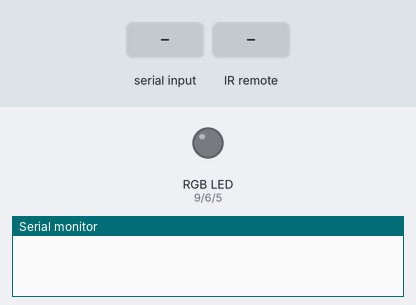
Bench run of a sketch on a simulated Arduino Uno, built with avr-gcc and run on an emulated ATmega328P. On the bench: an RGB LED mixed from three pins (HIGH = lit), the last lines printed to the serial monitor. Dashed ring = blinking. Inputs (shaded band) come from the test bench.

Above: at 1.2 s.
1.3 s: "1\n" received over Serial
At 1.55 s:
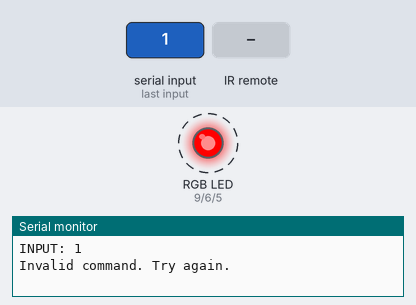
3.1 s: infrared code 0x1 received
Timing chart, 0 to 6.1 s (numbered marks = the images above; inputs shaded):
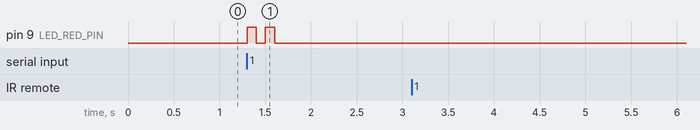

Measured:
- after the input at 1.3 s, pin 9 (LED_RED_PIN): alternates HIGH for 0.10 s and LOW for 0.10 s, 4 changes in all, then stays LOW, starting at once

The sketch:

LED-Strip-Controller.ino
```cpp
/**
 ************************************************************************
 *
 * @file:   main.ino
 * @brief   IR transciever firmware to control an LED strip
 * @author  Matthew Chow
 *
 ************************************************************************
*/

/* Includes -----------------------------------------------------------*/

#include <IRremote.h>

/* Typedefs --------------------------------------------------------------*/

typedef struct
{
    int short_key;
    String key;
    int val;
    String full_key;
} command;

/* Variables ----------------------------------------------------------*/

// IR transmit and receive
const int RX_PIN = 10;
const int TX_PIN = 11;

// RGB LED feeback
const int LED_RED_PIN = 9;
const int LED_GREEN_PIN = 6;
const int LED_BLUE_PIN = 5;

// Array of all possible command structures
const command commands_lookup[] = {
    {1, "UP", 0x5E, "Change Colour Up"},
    {2, "DOWN", 0x5A, "Change Colour Down"},
    {3, "BRIGHT", 0x0C, "Brightness Up"},
    {4, "DIM", 0x08, "Brightness Down"},
    {5, "WHITE", 0x1C, "Set Colour White"},
    {6, "RED", 0x42, "Set Colour Red"},
    {7, "BLUE", 0x4A, "Set Colour Blue"},
    {8, "GREEN", 0x52, "Set Colour Green"},
    {9, "TOGGLE", 0x45, "Toggle On / Off"}};

#define NUM_COMMANDS sizeof(commands_lookup) / sizeof(command)

/* Function Prototypes ------------------------------------------------*/

int get_key_val(String key);
String get_full_key(int value);
void serial_print_command(int value);
void ir_send_command();
void serial_log_receiver();
void rgb_write(int r, int g, int b);
void led_sequence(int sequence_type);

/* Setup Function -----------------------------------------------------*/

void setup()
{
    pinMode(LED_RED_PIN, OUTPUT);
    pinMode(LED_GREEN_PIN, OUTPUT);
    pinMode(LED_BLUE_PIN, OUTPUT);

    Serial.begin(9600);
    IrReceiver.begin(RX_PIN);
    IrSender.begin(TX_PIN, false); // turn off automatic feedback LED
}

/* Main Loop ----------------------------------------------------------*/

void loop()
{
    // Transmit data input is in the buffer
    while (Serial.available() != 0)
    {
        // Get serial input
        String input = Serial.readStringUntil('\n');
        Serial.print("INPUT: ");
        Serial.println(input);

        // Get the keyval struct member based on inputted string
        int value = get_key_val(input);

        // Not a valid command
        if (value == -1)
        {
            Serial.println("Invalid command. Try again.\n");
            // Red error indicator
            led_sequence(-1);
        }
        // Transmit command
        else
        {
            serial_print_command(value);
            ir_send_command(value);

            // Successful TX green indicator
            led_sequence(0);
        }
    }

    // Additional log for transmitted commands, printed to the serial monitor
    // The log is from received IR data, whereas other logs were generated strictly through software
    // This is a more accurate log of what has been sent over IR
    serial_log_receiver();
}

/* Function Definitions -----------------------------------------------*/

/**
 * Gets the val from a key of a command
 * @param key: string used to identify members of the command struct
 * @return: val member of the command struct
 */
int get_key_val(String key)
{
    for (int index = 0; index < NUM_COMMANDS; index++)
    {
        if (key.equalsIgnoreCase(commands_lookup[index].key))
        {
            return commands_lookup[index].val;
        }
    }
    return -1;
}

/**
 * Gets the full_key from a val of a command
 * @param value: value used to identify members of the command struct
 * @return: full_key member of the command struct
 */
String get_full_key(int value)
{
    for (int index = 0; index < NUM_COMMANDS; index++)
    {
        if (value == commands_lookup[index].val)
        {
            return commands_lookup[index].full_key;
        }
    }
    return "ERROR";
}

/**
 * Prints a command value, formatted for serial
 * @param: command value to be printed
 * @return: none
 */
void serial_print_command(int value)
{
    Serial.print("COMMAND CALLED: ");
    Serial.print(get_full_key(value));
    Serial.print(" (0x");
    Serial.print(value, HEX);
    Serial.print(")");
    Serial.println("\n");
}

/**
 * Sends NEC protocal IR data
 * @param: command to send via IR
 * @return: none
 */
void ir_send_command(int command_value)
{
    // TX values used for the sendNEC() function
    int aAddress = 0;
    uint_fast8_t aNumberOfRepeats = 0;
    bool aIsRepeat = false;

    // Send IR data using the NEC protocol
    IrSender.sendNEC(aAddress, command_value, aNumberOfRepeats, aIsRepeat);
}

/**
 * Receives and prints IR data to the serial monitor
 * @param: none
 * @return: none
 */
void serial_log_receiver()
{
    if (IrReceiver.decode())
    {
        if (IrReceiver.decodedIRData.command != 0)
        {
            //Serial.print("From Receiver: 0x");
            //Serial.print(IrReceiver.decodedIRData.command, HEX);
            Serial.print("RECEIVER: ");
            IrReceiver.printIRResultShort(&Serial);
            Serial.println("\n");

            // Successful RX blue indicator
            led_sequence(1);
        }
        IrReceiver.resume();
    }
}

/**
 * Write values to pins of an RGB LED
 * @param r: red colour strength
 * @param g: green colour strength
 * @param b: blue colour strength
 * @return: none
 */
void rgb_write(int red_val, int green_val, int blue_val)
{
    analogWrite(LED_RED_PIN, red_val);
    analogWrite(LED_GREEN_PIN, green_val);
    analogWrite(LED_BLUE_PIN, blue_val);
}

/**
 * Flash RGB LED to show data has been transmitted, received, or an error occured
 * @param type: -1: error / 0: TX / 1: RX
 * @return: none
 */
void led_sequence(int sequence_type)
{
    switch (sequence_type)
    {
    // Error: flash red 2 times
    case -1:
        for (int i = 0; i < 2; i++)
        {
            rgb_write(255, 0, 0);
            delay(100);
            rgb_write(0, 0, 0);
            delay(100);
        }
        break;

    // TX: green gradual flash
    case 0:
        for (int i = 0; i <= 255; i += 2)
        {
            rgb_write(0, i, 0);
            delay(1);
        }
        for (int i = 0; i <= 255; i += 2)
        {
            rgb_write(0, 255 - i, 0);
            delay(1);
        }
        rgb_write(0, 0, 0);
        break;

    // RX: blue gradual flash
    case 1:
        for (int i = 0; i <= 255; i += 2)
        {
            rgb_write(0, 0, i);
            delay(1);
        }
        for (int i = 0; i <= 255; i += 2)
        {
            rgb_write(0, 0, 255 - i);
            delay(1);
        }
        rgb_write(0, 0, 0);
        break;
    }
}
```
